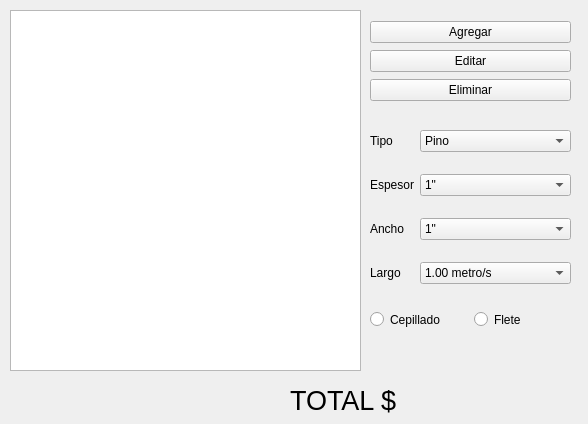
<?xml version="1.0" encoding="UTF-8"?>
<ui version="4.0">
 <class>MainWindow</class>
 <widget class="QMainWindow" name="MainWindow">
  <property name="geometry">
   <rect>
    <x>0</x>
    <y>0</y>
    <width>588</width>
    <height>424</height>
   </rect>
  </property>
  <property name="windowTitle">
   <string>Madelar</string>
  </property>
  <widget class="QWidget" name="centralwidget">
   <widget class="QListWidget" name="lista">
    <property name="geometry">
     <rect>
      <x>10</x>
      <y>10</y>
      <width>351</width>
      <height>361</height>
     </rect>
    </property>
   </widget>
   <widget class="QLabel" name="txtTotal">
    <property name="geometry">
     <rect>
      <x>290</x>
      <y>380</y>
      <width>111</width>
      <height>41</height>
     </rect>
    </property>
    <property name="font">
     <font>
      <pointsize>20</pointsize>
     </font>
    </property>
    <property name="text">
     <string>TOTAL $</string>
    </property>
   </widget>
   <widget class="QLabel" name="lbMontoTotal">
    <property name="geometry">
     <rect>
      <x>400</x>
      <y>380</y>
      <width>171</width>
      <height>41</height>
     </rect>
    </property>
    <property name="font">
     <font>
      <pointsize>20</pointsize>
     </font>
    </property>
    <property name="text">
     <string/>
    </property>
   </widget>
   <widget class="QWidget" name="">
    <property name="geometry">
     <rect>
      <x>370</x>
      <y>20</y>
      <width>201</width>
      <height>83</height>
     </rect>
    </property>
    <layout class="QVBoxLayout" name="verticalLayout">
     <item>
      <widget class="QPushButton" name="btnAgregar">
       <property name="text">
        <string>Agregar</string>
       </property>
      </widget>
     </item>
     <item>
      <widget class="QPushButton" name="btnEditar">
       <property name="text">
        <string>Editar</string>
       </property>
      </widget>
     </item>
     <item>
      <widget class="QPushButton" name="btnEliminar">
       <property name="text">
        <string>Eliminar</string>
       </property>
      </widget>
     </item>
    </layout>
   </widget>
   <widget class="QWidget" name="">
    <property name="geometry">
     <rect>
      <x>370</x>
      <y>310</y>
      <width>201</width>
      <height>19</height>
     </rect>
    </property>
    <layout class="QHBoxLayout" name="horizontalLayout">
     <item>
      <widget class="QRadioButton" name="rbCepillado">
       <property name="text">
        <string>Cepillado</string>
       </property>
      </widget>
     </item>
     <item>
      <widget class="QRadioButton" name="rbFlete">
       <property name="text">
        <string>Flete</string>
       </property>
      </widget>
     </item>
    </layout>
   </widget>
   <widget class="QWidget" name="">
    <property name="geometry">
     <rect>
      <x>370</x>
      <y>130</y>
      <width>201</width>
      <height>171</height>
     </rect>
    </property>
    <layout class="QFormLayout" name="formLayout">
     <property name="verticalSpacing">
      <number>22</number>
     </property>
     <item row="1" column="0">
      <widget class="QLabel" name="lbEspesor">
       <property name="text">
        <string>Espesor</string>
       </property>
      </widget>
     </item>
     <item row="1" column="1">
      <widget class="QComboBox" name="cbEspesor">
       <item>
        <property name="text">
         <string>1&quot;</string>
        </property>
       </item>
       <item>
        <property name="text">
         <string>2&quot;</string>
        </property>
       </item>
       <item>
        <property name="text">
         <string>3&quot;</string>
        </property>
       </item>
       <item>
        <property name="text">
         <string>4&quot;</string>
        </property>
       </item>
      </widget>
     </item>
     <item row="2" column="0">
      <widget class="QLabel" name="lbAncho">
       <property name="text">
        <string>Ancho</string>
       </property>
      </widget>
     </item>
     <item row="2" column="1">
      <widget class="QComboBox" name="cbAncho">
       <item>
        <property name="text">
         <string>1&quot;</string>
        </property>
       </item>
       <item>
        <property name="text">
         <string>2&quot;</string>
        </property>
       </item>
       <item>
        <property name="text">
         <string>3&quot;</string>
        </property>
       </item>
       <item>
        <property name="text">
         <string>4&quot;</string>
        </property>
       </item>
       <item>
        <property name="text">
         <string>5&quot;</string>
        </property>
       </item>
       <item>
        <property name="text">
         <string>6&quot;</string>
        </property>
       </item>
       <item>
        <property name="text">
         <string>7&quot;</string>
        </property>
       </item>
       <item>
        <property name="text">
         <string>8&quot;</string>
        </property>
       </item>
       <item>
        <property name="text">
         <string>9&quot;</string>
        </property>
       </item>
       <item>
        <property name="text">
         <string>10&quot;</string>
        </property>
       </item>
       <item>
        <property name="text">
         <string>11&quot;</string>
        </property>
       </item>
       <item>
        <property name="text">
         <string>12&quot;</string>
        </property>
       </item>
      </widget>
     </item>
     <item row="3" column="0">
      <widget class="QLabel" name="lblargo">
       <property name="text">
        <string>Largo</string>
       </property>
      </widget>
     </item>
     <item row="3" column="1">
      <widget class="QComboBox" name="cbLargo">
       <item>
        <property name="text">
         <string>1.00 metro/s</string>
        </property>
       </item>
       <item>
        <property name="text">
         <string>2.20 metro/s</string>
        </property>
       </item>
       <item>
        <property name="text">
         <string>3.30 metro/s</string>
        </property>
       </item>
       <item>
        <property name="text">
         <string>4.00 metro/s</string>
        </property>
       </item>
       <item>
        <property name="text">
         <string>4.50 metro/s</string>
        </property>
       </item>
       <item>
        <property name="text">
         <string>Otro.</string>
        </property>
       </item>
       <item>
        <property name="text">
         <string/>
        </property>
       </item>
      </widget>
     </item>
     <item row="0" column="0">
      <widget class="QLabel" name="lbTipo">
       <property name="text">
        <string>Tipo</string>
       </property>
      </widget>
     </item>
     <item row="0" column="1">
      <widget class="QComboBox" name="cbTipo">
       <item>
        <property name="text">
         <string>Pino</string>
        </property>
       </item>
       <item>
        <property name="text">
         <string>Cedro</string>
        </property>
       </item>
       <item>
        <property name="text">
         <string>Paraiso</string>
        </property>
       </item>
       <item>
        <property name="text">
         <string>Algarrobo</string>
        </property>
       </item>
      </widget>
     </item>
    </layout>
   </widget>
  </widget>
 </widget>
 <resources/>
 <connections/>
</ui>
